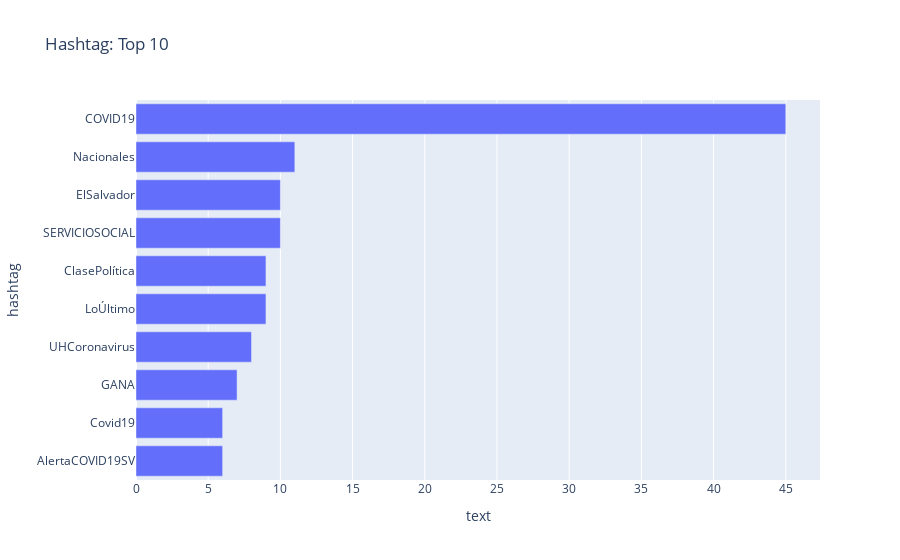

The cell this chart's notebook holds for it:
### Code cell
# PLOTS
## Most common hashtags
df_2 = df.groupby('hashtag').count().reset_index()
### Drop the first value because that is the value of empty string
df_2.drop(0, inplace=True)
### Order values by count
df_2 = df_2.sort_values(by = 'hashtags', ascending = False)
### Select top 10
df_2 = df_2.head(10)
fig = px.bar(
    df_2,
    y = 'hashtag',
    x = 'text',
    orientation='h',
    title = 'Hashtag: Top 10',
)
fig['layout']['yaxis']['autorange'] = 'reversed'
fig.show()

### Figure 1 — Plotly figure (JSON) as saved in the notebook; plotly's stock layout.template omitted (floating-point values rounded to 4 significant figures)
{"data": [{"alignmentgroup": "True", "hovertemplate": "text=%{x}<br>hashtag=%{y}<extra></extra>", "legendgroup": "", "marker": {"color": "#636efa"}, "name": "", "offsetgroup": "", "orientation": "h", "showlegend": false, "textposition": "auto", "type": "bar", "x": [45, 11, 10, 10, 9, 9, 8, 7, 6, 6], "xaxis": "x", "y": ["COVID19", "Nacionales", "ElSalvador", "SERVICIOSOCIAL", "ClasePolítica", "LoÚltimo", "UHCoronavirus", "GANA", "Covid19", "AlertaCOVID19SV"], "yaxis": "y"}], "layout": {"barmode": "relative", "legend": {"tracegroupgap": 0}, "title": {"text": "Hashtag: Top 10"}, "xaxis": {"anchor": "y", "domain": [0, 1], "title": {"text": "text"}}, "yaxis": {"anchor": "x", "autorange": "reversed", "domain": [0, 1], "title": {"text": "hashtag"}}}}
